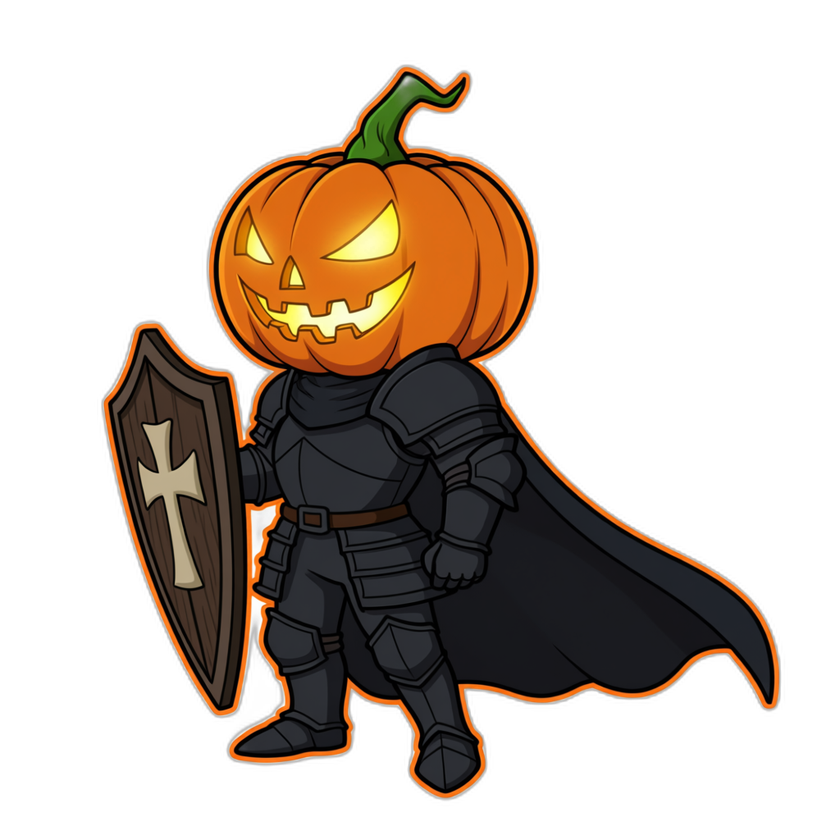
#> input picture assets/units/unit_knight.png, 840 x 840 px, shrunk from 1024 x 1024 before the run
$ python key_knight_unarmed.py --src ../assets/units/unit_knight.png
#> lines starting #> are read from the running program, lines starting #| are printed output that depends on the picture; after the words box and inside, x2 and y2 are one past the last pixel; in counts of white or black regions, pixels touching at a corner belong together
#!/usr/bin/env python3
"""Key the flat magenta background out of the Colab picture of the shield-less knight and install it as assets/units/unit_knight_unarmed.png.

Source: <drive out>/unit_knight_unarmed_v1_p4.png (or --src). Same 1024 canvas as assets/units/unit_knight.png, so the feet line and the position match.
Background pixels are ~245 on the 'magenta-ness' scale (mean(R,B) - G), artwork is below ~120; alpha ramps between 145 and 215; spill is removed from soft edge pixels only.
Prints the bounding boxes of the original and the new art (the feet must sit within 6 px of each other). Exit code 1 on any failure.
Usage: python3 -B scripts/key_knight_unarmed.py [--src PATH] [--dry-run]
"""
import argparse
import os
import sys

import numpy as np
from PIL import Image

ROOT = os.path.dirname(os.path.dirname(os.path.abspath(__file__)))
DEFAULT_SRC = os.path.join(ROOT, "docs", "audition", "p4_review", "unit_knight_unarmed_v1_p4.png")
ORIGINAL = os.path.join(ROOT, "assets", "units", "unit_knight.png")
DEST = os.path.join(ROOT, "assets", "units", "unit_knight_unarmed.png")


def key(path):
#> called with path = '../assets/units/unit_knight.png'
    img = Image.open(path).convert("RGB")
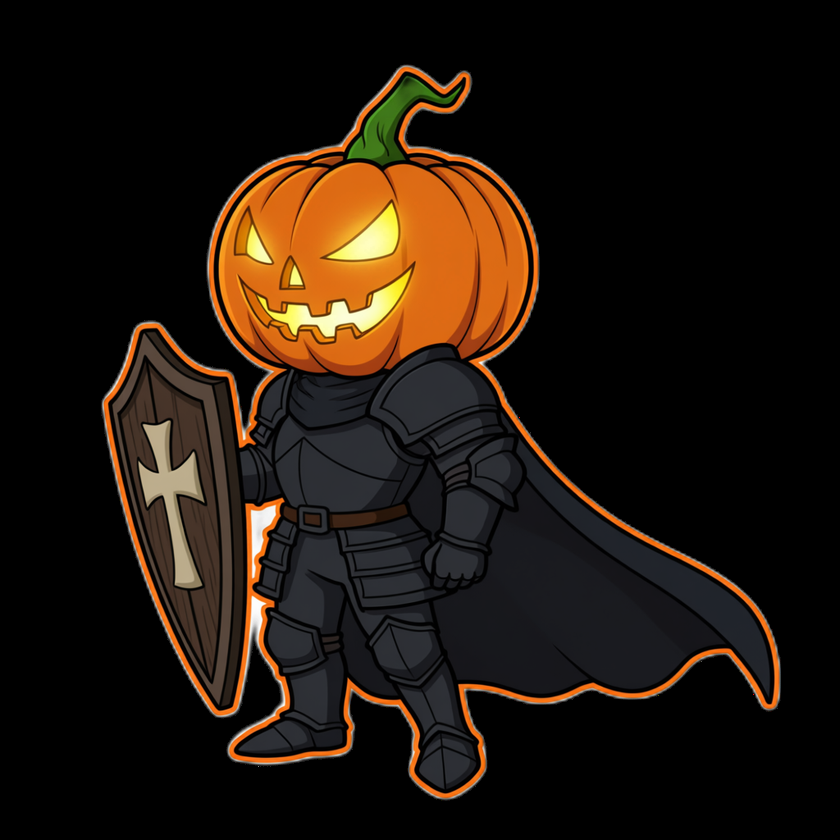
#> img: PIL image 840x840 RGB; mean R, G, B 32.4, 21.8, 12.8
    a = np.asarray(img).astype(np.float32)
    mag = (a[..., 0] + a[..., 2]) / 2.0 - a[..., 1]
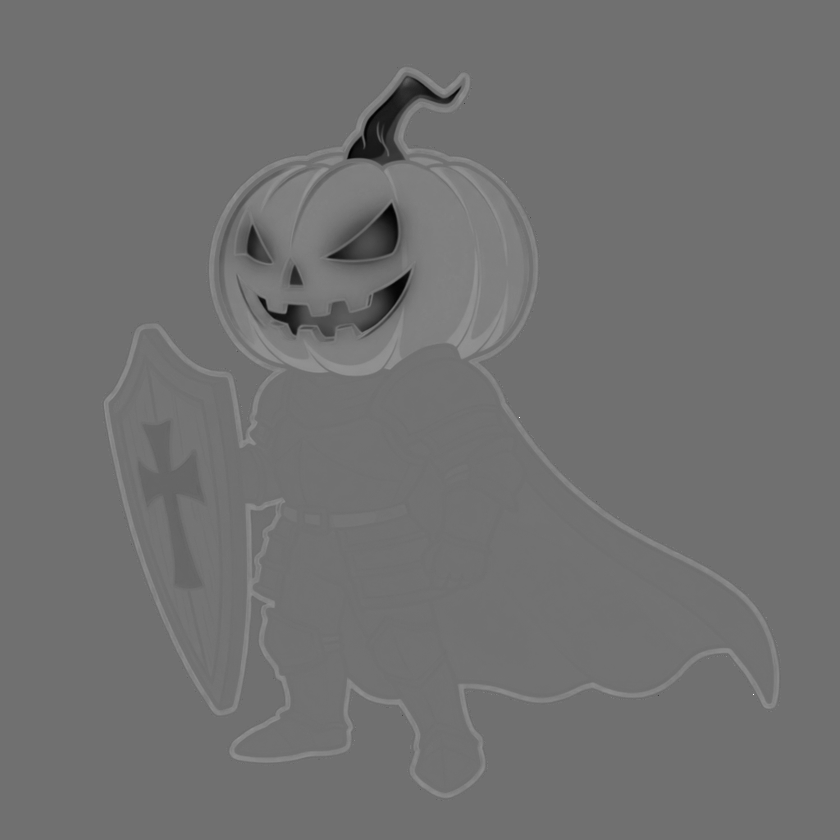
#> mag: shape (840, 840) float32; min -100, max 127.5, mean 0.8; drawn with min black and max white
    alpha = np.clip((215.0 - mag) / (215.0 - 145.0), 0.0, 1.0)
#> alpha: shape (840, 840) float32; every value is 1
    out = a.copy()
    soft = (alpha > 0.0) & (alpha < 1.0)
#> soft: shape (840, 840) bool; every value is 0
    # despill: pull red and blue down towards green on soft edge pixels
    spill = np.clip(mag[soft] / 245.0, 0.0, 1.0)
#> spill = empty array
    out[..., 0][soft] = out[..., 0][soft] * (1.0 - 0.6 * spill) + out[..., 1][soft] * 0.6 * spill
    out[..., 2][soft] = out[..., 2][soft] * (1.0 - 0.6 * spill) + out[..., 1][soft] * 0.6 * spill
    alpha[:8, :] = 0.0   # the generator leaves a thin line on the picture edge
    alpha[-8:, :] = 0.0
    alpha[:, :8] = 0.0
    alpha[:, -8:] = 0.0
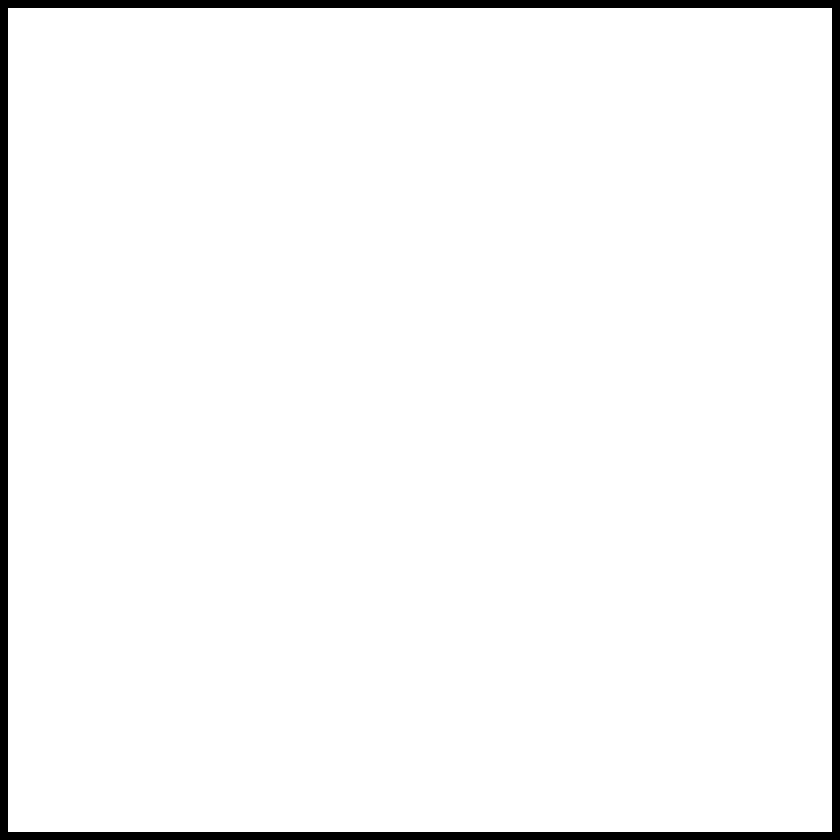
#> alpha: shape (840, 840) float32; values 0 (black) and 1 (white), 96.2% white; 1 black region, box (x1, y1, x2, y2) and area: (0, 0, 840, 840) 26624
    from scipy import ndimage   # keep only the biggest piece (the knight); stray specks go
    labels, count = ndimage.label(alpha > 0.1)
#> count = 1
    if count > 1:
        sizes = ndimage.sum(alpha > 0.1, labels, range(1, count + 1))
        alpha[labels != (int(np.argmax(sizes)) + 1)] = 0.0
    rgba = np.dstack([np.clip(out, 0, 255), alpha * 255.0]).astype(np.uint8)
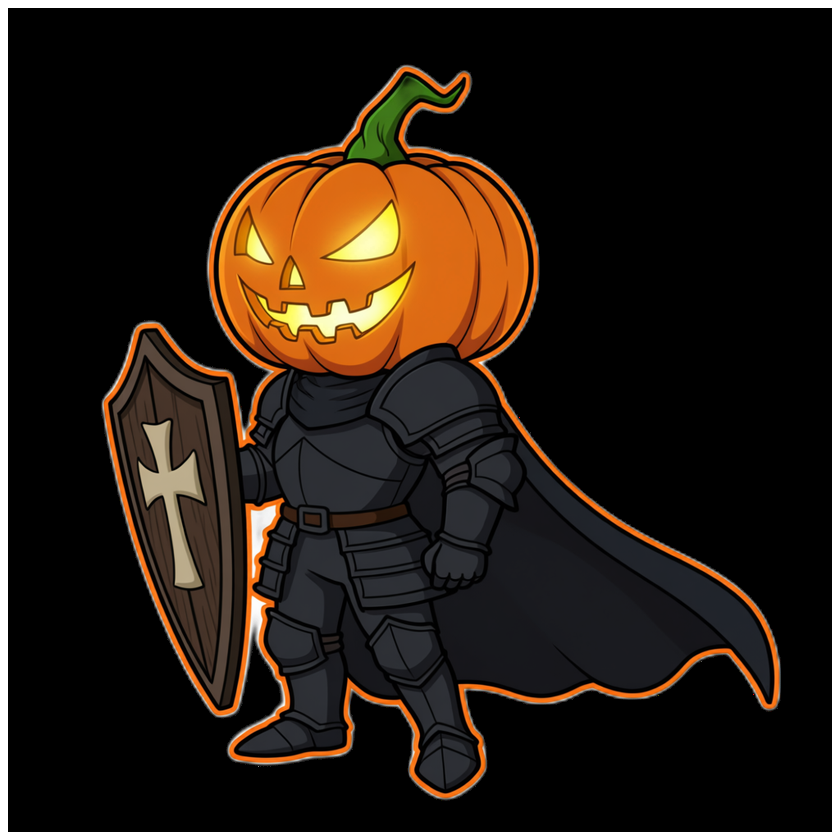
#> rgba: shape (840, 840, 4); mean R, G, B, A 32.4, 21.8, 12.8, 245.4; transparent parts drawn white
    return Image.fromarray(rgba, "RGBA")


def bbox(img):
    return img.getchannel("A").point(lambda v: 255 if v > 24 else 0).getbbox()


def main():
    parser = argparse.ArgumentParser()
    parser.add_argument("--src", default=DEFAULT_SRC)
    parser.add_argument("--dry-run", action="store_true")
    args = parser.parse_args()
    try:
        new = key(args.src)
        old = Image.open(ORIGINAL).convert("RGBA")
#> old is the input picture: PIL image 840x840 RGBA; mean R, G, B, A 32.4, 21.8, 12.8, 88.9
        if new.size != old.size:
            print("ERROR size differs", new.size, old.size)
            return 1
        b_new, b_old = bbox(new), bbox(old)
#> b_new = (8, 8, 832, 832); b_old = (101, 64, 781, 801)
        print("bbox original", b_old, "new", b_new)
#| bbox original (101, 64, 781, 801) new (8, 8, 832, 832)
        if abs(b_new[3] - b_old[3]) > 6:
            print("ERROR feet line differs by", abs(b_new[3] - b_old[3]), "px")
#| ERROR feet line differs by 31 px
            return 1
        corner = new.getpixel((4, 4))
        if corner[3] != 0:
            print("ERROR background corner is not transparent", corner)
            return 1
        if args.dry_run:
            print("dry run: nothing written")
            return 0
        new.save(DEST, optimize=True)
        print("OK wrote", os.path.relpath(DEST, ROOT))
        return 0
    except Exception as exc:  # noqa: BLE001
        print("ERROR", repr(exc))
        return 1


if __name__ == "__main__":
#> (the run stopped early here; a loop or call above may not have finished)
